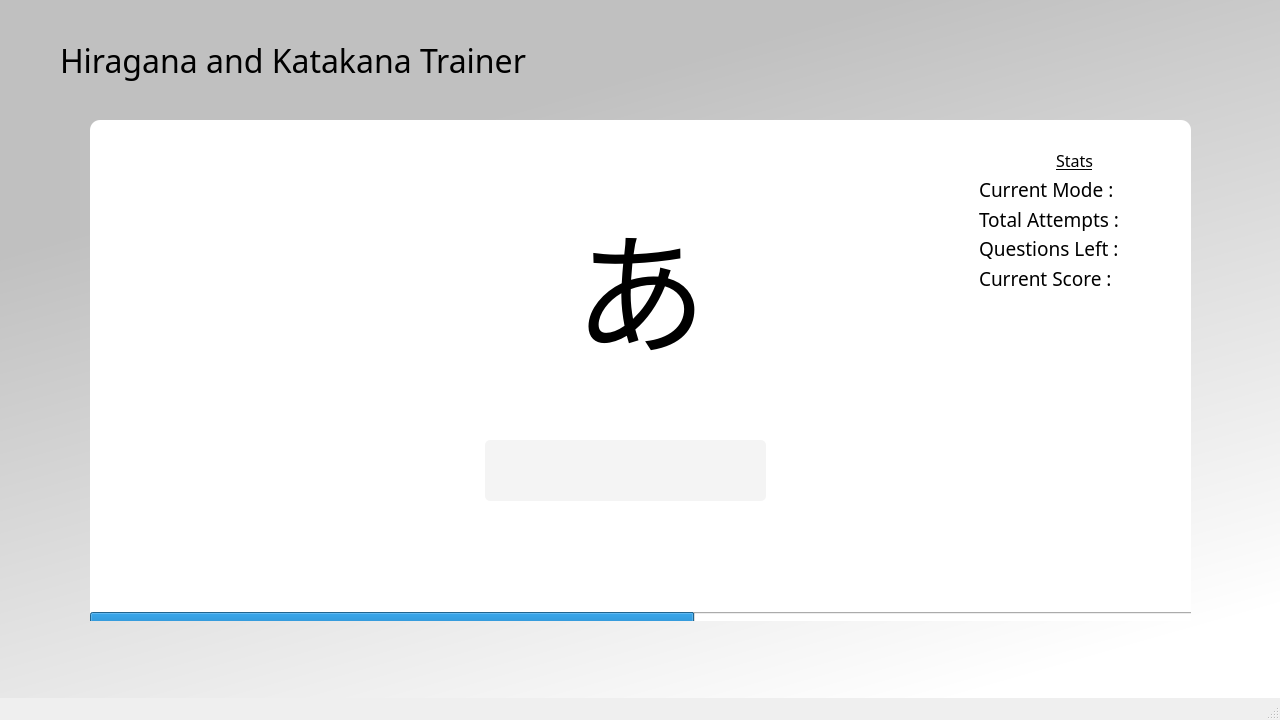
<?xml version="1.0" encoding="UTF-8"?>
<ui version="4.0">
 <class>MainWindow</class>
 <widget class="QMainWindow" name="MainWindow">
  <property name="geometry">
   <rect>
    <x>0</x>
    <y>0</y>
    <width>1280</width>
    <height>720</height>
   </rect>
  </property>
  <property name="windowTitle">
   <string>MainWindow</string>
  </property>
  <widget class="QWidget" name="centralwidget">
   <widget class="QWidget" name="background" native="true">
    <property name="geometry">
     <rect>
      <x>0</x>
      <y>0</y>
      <width>1281</width>
      <height>721</height>
     </rect>
    </property>
    <property name="font">
     <font>
      <family>MS Reference Sans Serif</family>
      <pointsize>14</pointsize>
     </font>
    </property>
    <property name="styleSheet">
     <string notr="true">QWidget#background{
background-color: qlineargradient(spread:pad, x1:0.323751, y1:0.188, x2:0.727, y2:0.977409, stop:0 rgba(192, 192, 192, 255), stop:1 rgba(255, 255, 255, 255));
}

QLabel#mainTitle{
font: 24pt &quot;MS Reference Sans Serif&quot;;
}

QWidget#Container{
background-color: #ffffff;
border-radius: 10px;
}

QLabel#ContainerTitle{
font: 16pt &quot;MS Reference Sans Serif&quot;;
}

QObject#answerBox{
border-radius : 5px;
font: 16pt &quot;MS Reference Sans Serif&quot;;
background-color:rgba(225, 225, 225,90);
padding-left:20px;
}

QPushButton{
background-color: #ffffff;
}

</string>
    </property>
    <widget class="QLabel" name="mainTitle">
     <property name="geometry">
      <rect>
       <x>60</x>
       <y>30</y>
       <width>631</width>
       <height>61</height>
      </rect>
     </property>
     <property name="font">
      <font>
       <family>MS Reference Sans Serif</family>
       <pointsize>24</pointsize>
       <weight>50</weight>
       <italic>false</italic>
       <bold>false</bold>
      </font>
     </property>
     <property name="text">
      <string>Hiragana and Katakana Trainer</string>
     </property>
    </widget>
    <widget class="QWidget" name="Container" native="true">
     <property name="geometry">
      <rect>
       <x>90</x>
       <y>120</y>
       <width>1101</width>
       <height>501</height>
      </rect>
     </property>
     <widget class="QLineEdit" name="answerBox">
      <property name="geometry">
       <rect>
        <x>395</x>
        <y>320</y>
        <width>281</width>
        <height>61</height>
       </rect>
      </property>
      <property name="text">
       <string/>
      </property>
      <property name="cursorPosition">
       <number>0</number>
      </property>
     </widget>
     <widget class="QLabel" name="question">
      <property name="geometry">
       <rect>
        <x>360</x>
        <y>60</y>
        <width>381</width>
        <height>211</height>
       </rect>
      </property>
      <property name="font">
       <font>
        <family>MS Shell Dlg 2</family>
        <pointsize>100</pointsize>
       </font>
      </property>
      <property name="text">
       <string>あ</string>
      </property>
      <property name="alignment">
       <set>Qt::AlignCenter</set>
      </property>
     </widget>
     <widget class="QProgressBar" name="progressBar">
      <property name="geometry">
       <rect>
        <x>0</x>
        <y>492</y>
        <width>1140</width>
        <height>20</height>
       </rect>
      </property>
      <property name="value">
       <number>53</number>
      </property>
      <property name="textVisible">
       <bool>false</bool>
      </property>
      <property name="invertedAppearance">
       <bool>false</bool>
      </property>
      <property name="textDirection">
       <enum>QProgressBar::TopToBottom</enum>
      </property>
     </widget>
     <widget class="QWidget" name="widget" native="true">
      <property name="geometry">
       <rect>
        <x>880</x>
        <y>20</y>
        <width>211</width>
        <height>161</height>
       </rect>
      </property>
      <widget class="QWidget" name="verticalLayoutWidget">
       <property name="geometry">
        <rect>
         <x>9</x>
         <y>9</y>
         <width>191</width>
         <height>141</height>
        </rect>
       </property>
       <layout class="QVBoxLayout" name="verticalLayout">
        <item>
         <widget class="QLabel" name="statTitle">
          <property name="font">
           <font>
            <family>MS Reference Sans Serif</family>
            <pointsize>12</pointsize>
            <weight>50</weight>
            <italic>false</italic>
            <bold>false</bold>
            <underline>true</underline>
           </font>
          </property>
          <property name="styleSheet">
           <string notr="true">font: 12pt &quot;MS Reference Sans Serif&quot;;</string>
          </property>
          <property name="text">
           <string>Stats</string>
          </property>
          <property name="alignment">
           <set>Qt::AlignCenter</set>
          </property>
         </widget>
        </item>
        <item>
         <widget class="QLabel" name="mode">
          <property name="styleSheet">
           <string notr="true">font: 8pt &quot;MS Shell Dlg 2&quot;;</string>
          </property>
          <property name="text">
           <string>Current Mode : </string>
          </property>
         </widget>
        </item>
        <item>
         <widget class="QLabel" name="totalAttempts">
          <property name="styleSheet">
           <string notr="true">font: 8pt &quot;MS Shell Dlg 2&quot;;</string>
          </property>
          <property name="text">
           <string>Total Attempts : </string>
          </property>
         </widget>
        </item>
        <item>
         <widget class="QLabel" name="totalUnattempts">
          <property name="styleSheet">
           <string notr="true">font: 8pt &quot;MS Shell Dlg 2&quot;;</string>
          </property>
          <property name="text">
           <string>Questions Left : </string>
          </property>
         </widget>
        </item>
        <item>
         <widget class="QLabel" name="score">
          <property name="styleSheet">
           <string notr="true">font: 8pt &quot;MS Shell Dlg 2&quot;;</string>
          </property>
          <property name="text">
           <string>Current Score : </string>
          </property>
         </widget>
        </item>
       </layout>
      </widget>
     </widget>
     <widget class="QPushButton" name="stopButton">
      <property name="geometry">
       <rect>
        <x>1020</x>
        <y>190</y>
        <width>51</width>
        <height>31</height>
       </rect>
      </property>
      <property name="cursor">
       <cursorShape>PointingHandCursor</cursorShape>
      </property>
      <property name="text">
       <string/>
      </property>
      <property name="icon">
       <iconset>
        <normaloff>quit.png</normaloff>quit.png</iconset>
      </property>
      <property name="iconSize">
       <size>
        <width>35</width>
        <height>35</height>
       </size>
      </property>
      <property name="flat">
       <bool>true</bool>
      </property>
     </widget>
     <widget class="QPushButton" name="soundButton">
      <property name="geometry">
       <rect>
        <x>970</x>
        <y>180</y>
        <width>50</width>
        <height>50</height>
       </rect>
      </property>
      <property name="cursor">
       <cursorShape>PointingHandCursor</cursorShape>
      </property>
      <property name="text">
       <string/>
      </property>
      <property name="icon">
       <iconset>
        <activeoff>unmute.png</activeoff>
        <activeon>mute.png</activeon>
       </iconset>
      </property>
      <property name="iconSize">
       <size>
        <width>50</width>
        <height>50</height>
       </size>
      </property>
      <property name="shortcut">
       <string>Ctrl+M</string>
      </property>
      <property name="flat">
       <bool>true</bool>
      </property>
     </widget>
     <widget class="QPushButton" name="submit">
      <property name="geometry">
       <rect>
        <x>682</x>
        <y>325</y>
        <width>51</width>
        <height>51</height>
       </rect>
      </property>
      <property name="cursor">
       <cursorShape>PointingHandCursor</cursorShape>
      </property>
      <property name="text">
       <string/>
      </property>
      <property name="icon">
       <iconset>
        <normaloff>enter.png</normaloff>enter.png</iconset>
      </property>
      <property name="iconSize">
       <size>
        <width>99</width>
        <height>36</height>
       </size>
      </property>
      <property name="shortcut">
       <string>Return</string>
      </property>
      <property name="flat">
       <bool>true</bool>
      </property>
     </widget>
    </widget>
   </widget>
  </widget>
  <widget class="QStatusBar" name="statusbar"/>
 </widget>
 <resources/>
 <connections/>
</ui>
